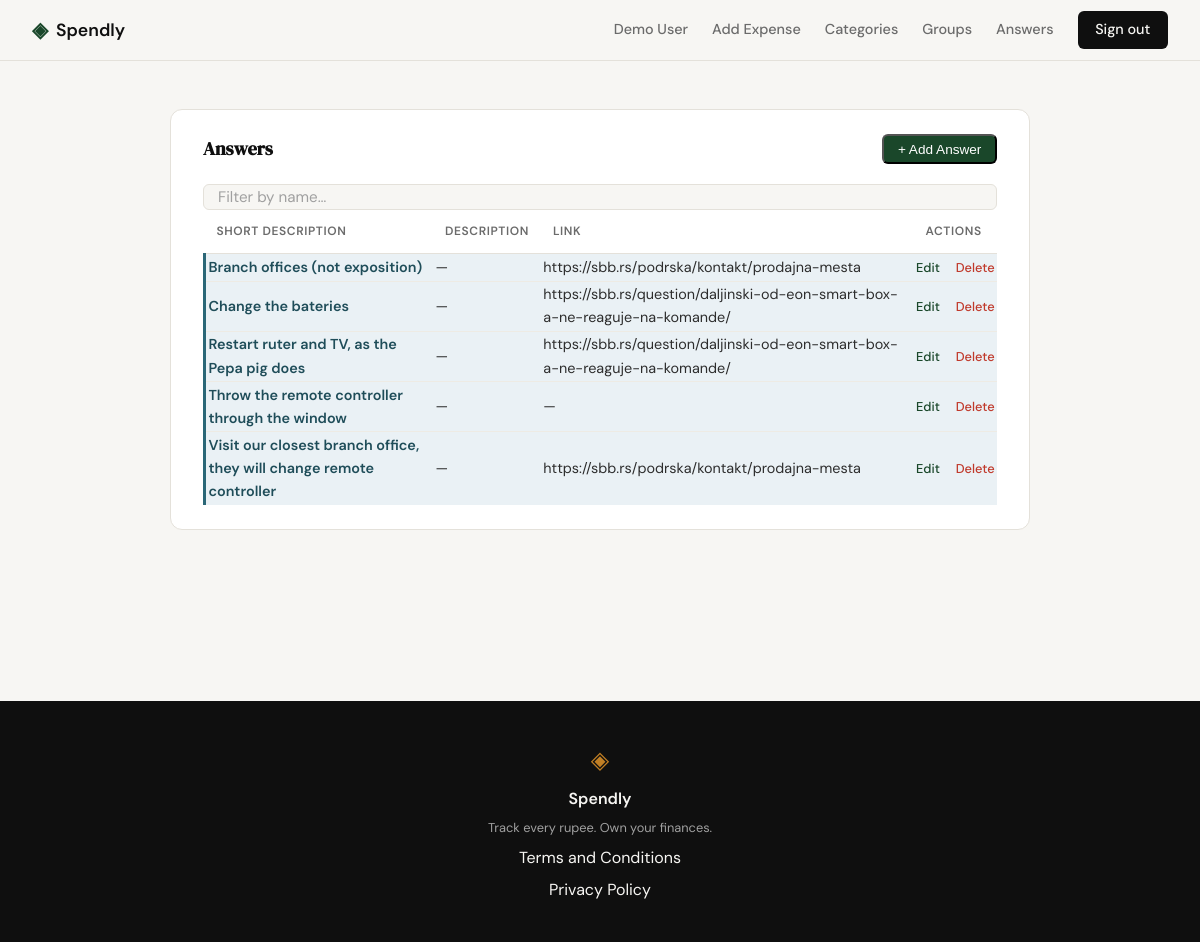
/answers (signed in), run on the app's committed database.
### tables this page shows
CREATE TABLE answers (
            id          INTEGER PRIMARY KEY AUTOINCREMENT,
            user_id     INTEGER NOT NULL REFERENCES users(id),
            short_desc  TEXT    NOT NULL,
            description TEXT,
            link        TEXT,
            created_at  TEXT    DEFAULT (datetime('now'))
        );

### app.py (the view)
@app.route("/answers")
def answers():
    if not session.get("user_id"):
        return redirect(url_for("login"))
    return render_template("answers/list.html", answers=get_all_answers(session["user_id"]))

### database/db.py (called while the page is built)
def get_db():
    conn = sqlite3.connect(DB_PATH)
    conn.row_factory = sqlite3.Row
    conn.execute("PRAGMA foreign_keys = ON")
    return conn

### database/queries.py (called while the page is built)
def get_all_answers(user_id):
    conn = get_db()
    rows = conn.execute(
        "SELECT id, short_desc, description, link FROM answers "
        "WHERE user_id = ? ORDER BY short_desc",
        (user_id,),
    ).fetchall()
    conn.close()
    return [{"id": r["id"], "short_desc": r["short_desc"],
             "description": r["description"], "link": r["link"]} for r in rows]

### templates/answers/list.html (shortened to what this page needs)
{% extends "base.html" %}
{% block content %}
<section class="profile-section">
    <div class="profile-inner">
        <div class="profile-block">
            <div class="block-title-row">
                <h2 class="block-title">Answers</h2>
                <button type="button" class="btn-add-expense" id="addAnswerBtn">+ Add Answer</button>
            </div>
            <div class="autocomplete-wrap">
                <input type="search" id="answerFilter" class="form-input answer-filter"
                       placeholder="Filter by name…" autocomplete="off">
            </div>
            <table class="transactions-table">
                <thead>
                    <tr>
                        <th>Short Description</th>
                        <th>Description</th>
                        <th>Link</th>
                        <th class="actions-col">Actions</th>
                    </tr>
                </thead>
                <tbody>
                    {% for answer in answers %}
                    <tr class="answer-row">
                        <td>{{ answer.short_desc }}</td>
                        <td>{{ answer.description or '—' }}</td>
                        <td>
                            {% if answer.link %}
                            <a href="{{ answer.link }}" target="_blank" rel="noopener">{{ answer.link }}</a>
                            {% else %}—{% endif %}
                        </td>
                        <td class="actions-col">
                            <button type="button" class="btn-edit"
                                    data-id="{{ answer.id }}"
                                    data-short-desc="{{ answer.short_desc }}"
                                    data-description="{{ answer.description or '' }}"
                                    data-link="{{ answer.link or '' }}">Edit</button>
                            <form method="POST" action="/answers/{{ answer.id }}/delete"
                                  class="form-inline"
                                  onsubmit="return confirm('Delete this answer?')">
                                <button type="submit" class="btn-delete">Delete</button>
                            </form>
                        </td>
                    </tr>
                    {% else %}
                    <tr>
                        <td colspan="4" class="table-empty">No answers yet.</td>
                    </tr>
                    {% endfor %}
                </tbody>
            </table>
        </div>
    </div>
</section>
{% endblock %}

### static/css/style.css (style rules this page uses)
:root { --ink: #0f0f0f; --ink-soft: #2d2d2d; --ink-muted: #6b6b6b; --ink-faint: #a0a0a0; --paper: #f7f6f3; --paper-warm: #f0ede6; --paper-card: #ffffff; --accent: #1a472a; --accent-light: #e8f0eb; --accent-2: #c17f24; --accent-2-light: #fdf3e3; --danger: #c0392b; --danger-light: #fdecea; --border: #e4e1da; --border-soft: #eeebe4; --group-bg: #eef4f0; --group-accent: #1a472a; --group-ink: #1a472a; --question-bg: #fbf4e6; --question-accent: #c17f24; --question-ink: #8a5a14; --answer-bg: #eaf1f5; --answer-accent: #2b6777; --answer-ink: #1f4d59; --font-display: 'DM Serif Display', Georgia, serif; --font-body: 'DM Sans', system-ui, sans-serif; --max-width: 1200px; --auth-width: 440px; --radius-sm: 6px; --radius-md: 12px; --radius-lg: 20px; }
*, *::before, *::after { box-sizing: border-box; margin: 0; padding: 0; }
html { font-size: 16px; scroll-behavior: smooth; }
body { background: var(--paper); color: var(--ink); font-family: var(--font-body); font-size: 1rem; line-height: 1.6; -webkit-font-smoothing: antialiased; }
a { color: inherit; text-decoration: none; }
.form-input { width: 100%; padding: 0.125rem 0.875rem; border: 1px solid var(--border); border-radius: var(--radius-sm); font-family: var(--font-body); font-size: 0.95rem; color: var(--ink); background: var(--paper); outline: none; transition: border-color 0.2s; }
.form-input::placeholder { color: var(--ink-faint); }
.profile-section { padding: 3rem 2rem 5rem; }
.profile-inner { max-width: 860px; margin: 0 auto; display: flex; flex-direction: column; gap: 2rem; }
.profile-block { background: var(--paper-card); border: 1px solid var(--border); border-radius: var(--radius-md); padding: 1.5rem 2rem; }
.block-title { font-family: var(--font-display); font-size: 1.15rem; color: var(--ink); margin-bottom: 1.25rem; }
.transactions-table { width: 100%; border-collapse: collapse; font-size: 0.9rem; }
.transactions-table th { text-align: left; font-size: 0.75rem; font-weight: 600; text-transform: uppercase; letter-spacing: 0.05em; color: var(--ink-muted); padding: 0 0.75rem 0.75rem; border-bottom: 1px solid var(--border); }
.transactions-table td { padding: 0.15rem; color: var(--ink-soft); border-bottom: 1px solid var(--border-soft); }
.transactions-table tbody tr:last-child td { border-bottom: none; }
.block-title-row { display: flex; align-items: center; justify-content: space-between; margin-bottom: 1.25rem; }
.block-title-row .block-title { margin-bottom: 0; }
.btn-add-expense { padding: 0.35rem 0.85rem; background: var(--accent); color: var(--paper-card); border-radius: var(--radius-sm); font-size: 0.85rem; font-weight: 500; text-decoration: none; transition: background 0.15s; }
.actions-col { text-align: right; white-space: nowrap; }
.btn-delete { font-size: 0.8rem; font-weight: 500; color: var(--danger); background: none; border: none; padding: 0; margin-left: 0.75rem; cursor: pointer; font-family: inherit; }
.btn-edit { font-size: 0.8rem; font-weight: 500; color: var(--accent); background: none; border: none; padding: 0; cursor: pointer; font-family: inherit; }
.form-inline { display: inline; }
.answer-filter { margin-bottom: 0.75rem; }
.autocomplete-wrap { position: relative; margin-bottom: 0.75rem; }
.autocomplete-wrap .answer-filter { margin-bottom: 0; }
.transactions-table .group-row td, .transactions-table .question-row td, .transactions-table .answer-row td { padding-top: 0.1rem; padding-bottom: 0.1rem; }
.answer-row { background: var(--answer-bg); }
.answer-row > td:first-child { border-left: 3px solid var(--answer-accent); }
.answer-row > td:first-child { color: var(--answer-ink); font-weight: 600; }

### data on the page
answers: short_desc "Branch offices (not exposition)", description "—", link "https://sbb.rs/podrska/kontakt/prodajna-mesta"
answers: short_desc "Change the bateries", description "—", link "https://sbb.rs/question/daljinski-od-eon-smart-box-a-ne-reaguje-na-komande/"
answers: short_desc "Restart ruter and TV, as the Pepa pig does", description "—", link "https://sbb.rs/question/daljinski-od-eon-smart-box-a-ne-reaguje-na-komande/"
answers: short_desc "Throw the remote controller through the window", description "—"
answers: short_desc "Visit our closest branch office, they will change remote controller", description "—", link "https://sbb.rs/podrska/kontakt/prodajna-mesta"

### other printed values
{{ session.get("user_name", "Account") }} "Demo User"
